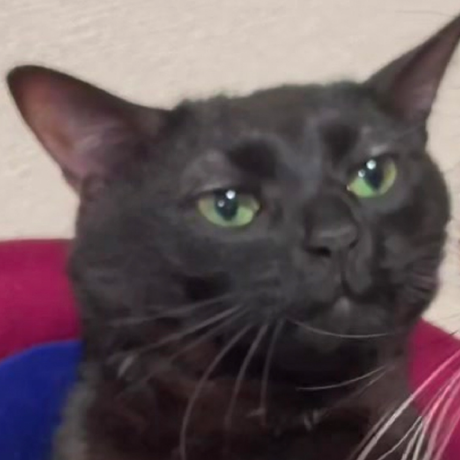
#> input picture Geometric_transformation/images/img.png, 460 x 460 px
$ python affine_shear.py
#> lines starting #> are read from the running program, lines starting #| are printed output that depends on the picture
import cv2
import numpy as np

def affine_shear():
    src = cv2.imread("images/img.png", cv2.IMREAD_GRAYSCALE)
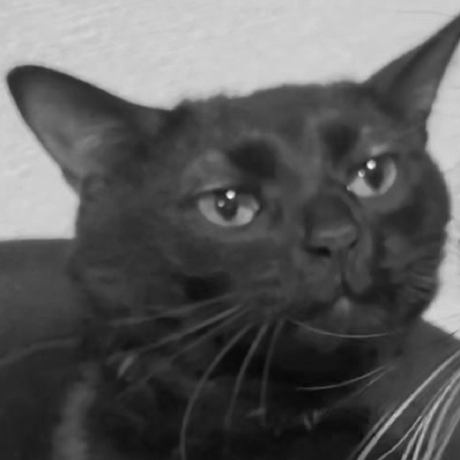
#> src: shape (460, 460); min 6, max 247, mean 90.7

    if src is None:
        print("Image load failed!")
        exit()

    rows = src.shape[0]
#> rows = 460
    cols = src.shape[1]
#> cols = 460

    mx = 0.3 # 얼만큼 x좌표를 밀어버릴건지
    affine_mat = np.array([[1, mx, 0], [0, 1, 0]], dtype=np.float32)

    # 맨 마지막 파라미터는 data size 파라미터인데,
    # dst 영상의 가로 크기는 x좌표가 밀렸으니까 src.cols + src.rows * mx로 설정해야함
    # dst 영상의 세로 크기는 안밀렸으니까 그대로 row로 설정
    dst = cv2.warpAffine(src, affine_mat, (int(cols + rows * mx), rows))
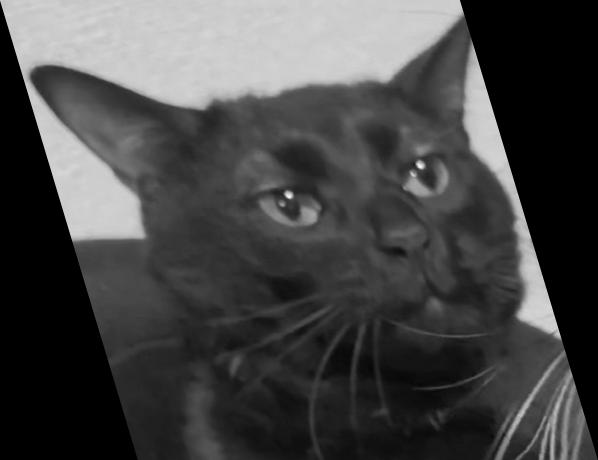
#> dst: shape (460, 598); min 0, max 245, mean 69.8

    cv2.imshow("src", src)
    cv2.imshow("dst", dst)
    cv2.waitKey()
    cv2.destroyAllWindows()

if __name__ == "__main__":
    affine_shear()
